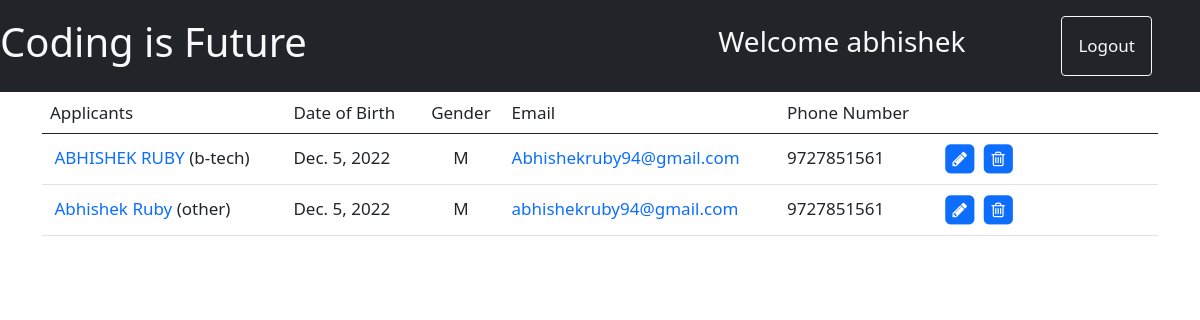
Screenshot of /userPage/ (signed in) with the database file from the repository.
### registration_completed/models.py (models this page shows, shortened)
class Form(models.Model):
    first_name = models.CharField(max_length=120);
    last_name = models.CharField(max_length=120);
    date_of_birth = models.DateField(default=datetime.date.today())
    gender = models.CharField(max_length=120,choices=GENDER_CHOICES);
    degree = models.CharField(max_length=120,choices=DEGREE_CHOICES);
    email = models.EmailField();
    number = models.CharField(max_length=120);
    description = models.TextField();

### web/views.py (the view)
# urls.py: path('userPage/',views.userPage, name="userPage"),
def userPage(request):
    students = Form.objects.all()
    context={
        "students": students
    }
    return render(request, "user_page/index.html",context=context)

### templates/user_page/index.html (shortened to what this page needs)
{% extends "base.html" %} {% block content %} {% load static %}
{% include 'web/includes/header.html' %}
<link href="https://maxcdn.bootstrapcdn.com/font-awesome/4.3.0/css/font-awesome.min.css" rel="stylesheet">
<div class="container">
<div class="row">
	<div class="col-lg-12">
		<div class="main-box clearfix">
			<div class="table-responsive">
				<table class="table user-list">
					<thead>
						<tr>
							<th><span>Applicants</span></th>
							<th><span>Date of Birth</span></th>
							<th class="text-center"><span>Gender</span></th>
							<th><span>Email</span></th>
							<th><span>Phone Number</span></th>
							<th>&nbsp;</th>
						</tr>
					</thead>
					<tbody>
						{% for student in students %}
						<tr>
							<td>
								<a href="#" class="user-link">{{student.first_name}} {{student.last_name}}</a>
								<span class="user-subhead">({{student.degree}})</span>
							</td>
							<td>
								{{student.date_of_birth}}
							</td>
							<td class="text-center">
								<span class="label label-default">{{student.gender}}</span>
							</td>
							<td>
								<a href="#">{{student.email}}</a>
							</td>
							<td>
								<span class="label label-default">{{student.number}}</span>
							</td>
							<td style="width: 20%;">
								<a href="{% url 'registration_completed:edit' id=student.id %}" class="table-link reload">
									<span class="fa-stack">
										<i class="fa fa-square fa-stack-2x"></i>
										<i class="fa fa-pencil fa-stack-1x fa-inverse"></i>
									</span>
								</a>
								<a href="{% url 'registration_completed:delete' id=student.id %}" class="table-link danger action-button reload">
									<span class="fa-stack">
										<i class="fa fa-square fa-stack-2x"></i>
										<i class="fa fa-trash-o fa-stack-1x fa-inverse "></i>
									</span>
								</a>
							</td>
						</tr>
						{% endfor %}
					</tbody>
				</table>
			</div>
		</div>
	</div>
</div>
</div>
{% endblock %}

### templates/web/includes/header.html
{% load static %}
<nav class="navbar navbar-expand-lg navbar-light bg-dark py-3">
    <h2> <a class="text-light text-decoration-none fs-1" href="{% url 'web:index' %}" >Coding is Future</a></h2>
    <div class="collapse navbar-collapse justify-content-end" id="navbarSupportedContent">
        {% if request.user.is_authenticated %}
        <h3 class="mx-5 text-light">Welcome {{request.user.username}}</h3>
            <a href="{% url 'user:logout'%}" class=" mx-5 text-decoration-none p-3 border border-light rounded text-light"> Logout </a>
        {% else %}
            <a href="{% url 'user:login'%}" class=" mx-5 text-decoration-none p-3 border border-light rounded text-light"> Login </a>
        {% endif %}
    </div>
  </nav>

### static/css/style.css (style rules this page uses)
* { margin: 0; padding: 0; border: 0; vertical-align: baseline; background: transparent; font-weight: normal; text-decoration: none; outline: none; -webkit-box-sizing: border-box; -moz-box-sizing: border-box; box-sizing: border-box; }
body { font-size: 17px; overflow-x: hidden; min-width: 320px; font-weight: 400; color: #fff; }
a { text-decoration: none; }

### rows the page displays
Form: first_name "ABHISHEK", last_name "RUBY", degree "b-tech", date_of_birth "Dec. 5, 2022", gender "M", email "Abhishekruby94@gmail.com", number "9727851561"
Form: first_name "Abhishek", last_name "Ruby", degree "other", date_of_birth "Dec. 5, 2022", gender "M", email "abhishekruby94@gmail.com", number "9727851561"

### other values shown
{{ request.user.username }} "abhishek"
